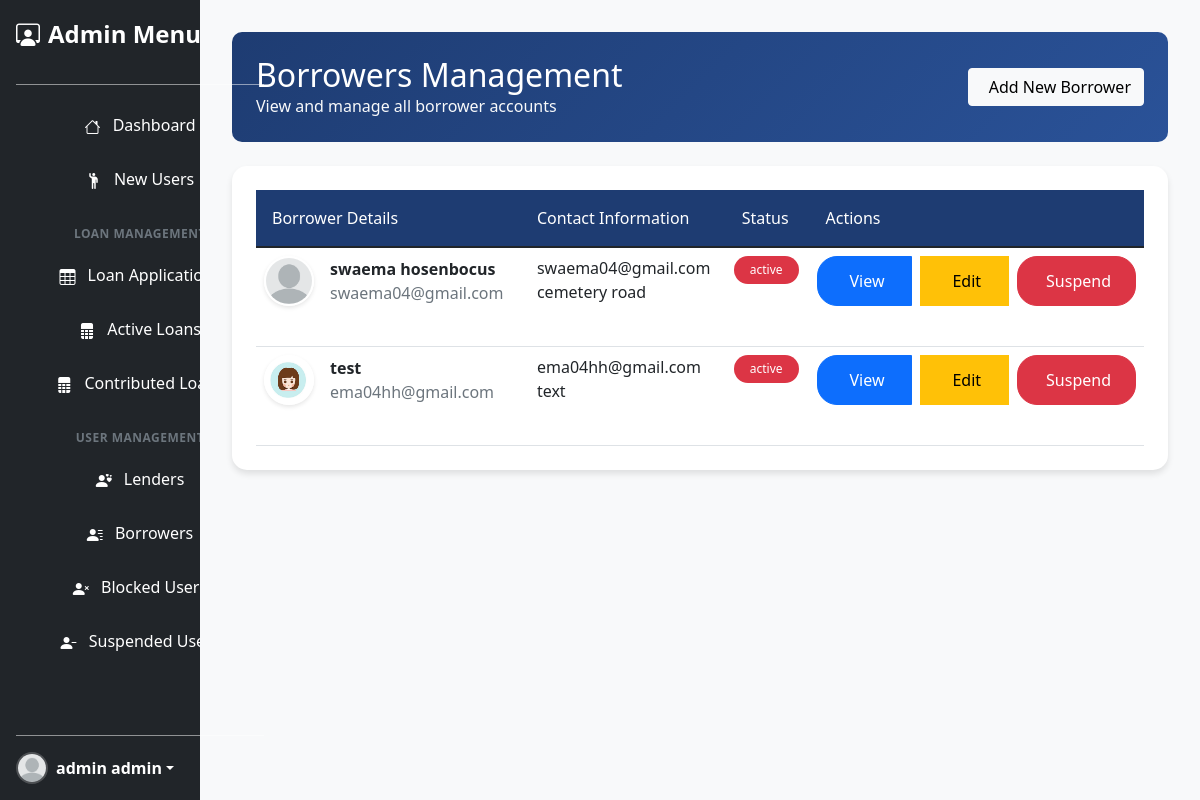
The page /Admin/Borrowers.php (signed in) on the database its author committed.
### tables this page shows
CREATE TABLE `users` (
  `id` int(11) NOT NULL,
  `name` varchar(255) DEFAULT NULL,
  `email` varchar(255) DEFAULT NULL,
  `password` varchar(255) DEFAULT NULL,
  `role` enum('borrower','lender','admin') DEFAULT NULL,
  `mobile` varchar(15) NOT NULL,
  `address` text NOT NULL,
  `image` varchar(255) DEFAULT NULL,
  `status` enum('active','inactive','blocked','suspend') DEFAULT NULL,
  `user_verfied` text DEFAULT NULL,
  `reset_token` text DEFAULT NULL,
  `reset_token_expiry` datetime DEFAULT NULL,
  `created_at` datetime DEFAULT current_timestamp(),
  `updated_at` timestamp NOT NULL DEFAULT current_timestamp() ON UPDATE current_timestamp()
);

### Classes/User.php (called while the page is built, shortened)
<?php
class User
{
    public static function allByRole($role)
    {
        try {
            $db = Database::getConnection();
            $query = "SELECT * FROM `users` u
            WHERE u.role =? and u.status =?";
            $stmt = $db->prepare($query);
            $status = "active";
            $stmt->bind_param("ss", $role, $status);
            $stmt->execute();
            $result = $stmt->get_result();
            $users = [];
            while ($data = $result->fetch_assoc()) {
                $users[] = $data;
            }
            return $users;
        } catch (Exception $e) {
            error_log("Error fetching users: " . $e->getMessage());
            return [];
        }
    }
}
?>

### Admin/Borrowers.php (the view, shortened to what this page needs)
<?php
require_once '../Classes/User.php';
$users = User::allByRole("borrower");
?>
<?php
include_once('Layout/head.php');
include_once('Layout/sidebar.php');
?>
<div class="col-md-10 dashboard-container">
    <div class="page-header mb-4">
        <div class="d-flex justify-content-between align-items-center">
            <div>
                <h2 class="mb-0">Borrowers Management</h2>
                <p class="text-light mb-0">View and manage all borrower accounts</p>
            </div>
            <div>
                <button type="button" class="btn btn-light" data-bs-toggle="modal" data-bs-target="#borrowerModal">
                    <i class="fas fa-plus me-2"></i>Add New Borrower
                </button>
            </div>
        </div>
    </div>
    <div class="table-container p-4">
        <table id="example" class="table custom-table table-hover">
            <thead>
                <tr>
                    <th>Borrower Details</th>
                    <th>Contact Information</th>
                    <th>Status</th>
                    <th>Actions</th>
                </tr>
            </thead>
            <tbody>
                <?php if (is_array($users) && count($users) > 0): ?>
                    <?php foreach ($users as $user): ?>
                        <tr>
                            <td>
                                <div class="d-flex align-items-center">
                                    <img class="user-image me-3"
                                         src="../<?php echo htmlspecialchars($user['image']); ?>"
                                         alt="User Image"
                                         onerror="this.onerror=null; this.src='../uploads/users/default/download.png';">
                                    <div>
                                        <strong><?php echo htmlspecialchars($user['name']); ?></strong>
                                        <div class="text-muted"><?php echo htmlspecialchars($user['email']); ?></div>
                                    </div>
                                </div>
                            </td>
                            <td>
                                <div><i class="fas fa-phone me-2"></i><?php echo htmlspecialchars($user['email']); ?></div>
                                <div><i class="fas fa-map-marker-alt me-2"></i><?php echo htmlspecialchars($user['address']); ?></div>
                            </td>
                            <td>
                                <span class="badge bg-<?php echo $user['status'] === 'Active' ? 'success' :
                                    ($user['status'] === 'Inactive' ? 'warning' : 'danger'); ?> status-badge">
                                    <?php echo htmlspecialchars($user['status'] ?? 'Inactive'); ?>
                                </span>
                            </td>
                            <td>
                                <div class="btn-group">
                                    <button type="button" class="btn btn-primary action-btn" data-bs-toggle="modal"
                                            data-bs-target="#exampleModal<?php echo $user['id'] ?>">
                                        <i class="fas fa-eye me-1"></i> View
                                    </button>
                                    <button type="button" class="btn btn-warning action-btn ms-2 btnProduct2"
                                            id="<?php echo htmlspecialchars($user['id']); ?>">
                                        <i class="fas fa-edit me-1"></i> Edit
                                    </button>
                                    <form method="post" action="" onsubmit="return myConfirm();" class="ms-2">
                                        <button type="submit" class="btn btn-danger action-btn" name="suspend">
                                            <i class="fas fa-ban me-1"></i> Suspend
                                        </button>
                                    </form>
                                </div>
                            </td>
                        </tr>
                    <?php endforeach; ?>
                <?php endif; ?>
            </tbody>
        </table>
    </div>
</div>
    </div>
</div>
<div class="position-fixed bottom-0 end-0 p-3" style="z-index: 11">
</div>
<?php include_once('Layout/footer.php'); ?>

### Assets/Styles/style.css (style rules this page uses)
* { margin: 0; padding: 0; box-sizing: border-box; }
html, body { width: 100%; height: 100%; margin: 0; padding: 0; overflow-x: hidden; background-color: #f1f9ff !important; color: #0d6efd; font-family: Arial, sans-serif; }
.btn-group { width: 100%; margin-bottom: 2rem; border-radius: 0.5rem; overflow: hidden; }
.btn-group .btn { flex: 1; padding: 0.75rem 1.5rem; font-weight: 500; transition: all 0.3s ease; }

### Assets/Styles/sidebars.css (style rules this page uses)
body { min-height: 100vh; min-height: -webkit-fill-available; }
html { height: -webkit-fill-available; }

### Admin/Borrowers.php (style rules this page uses)
.dashboard-container { background-color: #f8f9fa; min-height: 100vh; padding: 2rem; }
.page-header { background: linear-gradient(135deg, #1e3c72 0%, #2a5298 100%); color: white; padding: 1.5rem; border-radius: 10px; margin-bottom: 2rem; }
.table-container { background: white; border-radius: 15px; box-shadow: 0 4px 6px rgba(0,0,0,0.1); }
.custom-table { margin: 0; }
.custom-table thead th { background: #1e3c72; color: white; padding: 1rem; font-weight: 500; }
.status-badge { padding: 0.5rem 1rem; border-radius: 20px; font-weight: 500; }
.user-image { border-radius: 50%; width: 50px; height: 50px; object-fit: cover; border: 2px solid #fff; box-shadow: 0 2px 4px rgba(0,0,0,0.1); }
.action-btn { border-radius: 20px; padding: 0.4rem 1rem; transition: all 0.3s; }

### rows shown on the page
users: shows a picture, name "swaema hosenbocus", email "swaema04@gmail.com", address "cemetery road", status "active"
users: image (picture), name "test", email "ema04hh@gmail.com", address "text", status "active"

### other values the page prints
$_SESSION['user_name'] "admin admin"
